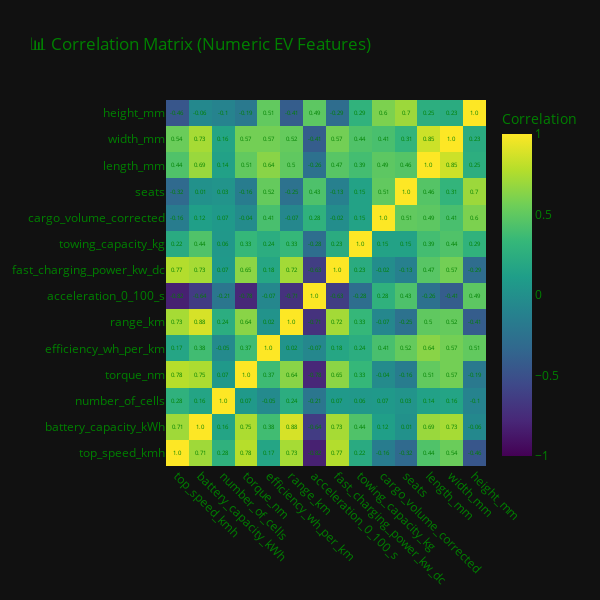

Here is the notebook cell this chart was saved with:
### Markdown cell above
## Correlation Heatmap

### Code cell
import plotly.graph_objects as go
#Compute correlation matrix
corr = data[num_cols].corr().round(2)

#Create heatmap
fig = go.Figure(
    data=go.Heatmap(
        x=corr.columns,
        y=corr.index,
        z=corr.values,
        colorscale='Viridis',
        zmin=-1,
        zmax=1,
        colorbar=dict(
            title=dict(text='Correlation', font=dict(color='green')),
            tickfont=dict(color='green')
        )
    )
)

#Add annotations (correlation values)
for i, row in enumerate(corr.index):
    for j, col in enumerate(corr.columns):
        fig.add_annotation(
            x=col,
            y=row,
            text=str(corr.iloc[i,j]),
            showarrow=False,
            font=dict(color='green', size=6)
        )

#Layout customization
fig.update_layout(
    title='📊 Correlation Matrix (Numeric EV Features)',
    title_font_color='green',
    template='plotly_dark',
    xaxis=dict(tickangle=45, tickfont=dict(color='green')),
    yaxis=dict(tickfont=dict(color='green')),
    width=600,
    height=600
)

#Show figure
fig.show()

### Figure 1 — Plotly figure (JSON) as saved in the notebook; plotly's stock layout.template omitted (floating-point values rounded to 4 significant figures; data arrays with more than 128 entries replaced by an {"elided": "..."} marker saying what was removed)
{"data": [{"colorbar": {"tickfont": {"color": "green"}, "title": {"font": {"color": "green"}, "text": "Correlation"}}, "colorscale": [[0, "#440154"], [0.1111, "#482878"], [0.2222, "#3e4989"], [0.3333, "#31688e"], [0.4444, "#26828e"], [0.5556, "#1f9e89"], [0.6667, "#35b779"], [0.7778, "#6ece58"], [0.8889, "#b5de2b"], [1, "#fde725"]], "type": "heatmap", "x": ["top_speed_kmh", "battery_capacity_kWh", "number_of_cells", "torque_nm", "efficiency_wh_per_km", "range_km", "acceleration_0_100_s", "fast_charging_power_kw_dc", "towing_capacity_kg", "cargo_volume_corrected", "seats", "length_mm", "width_mm", "height_mm"], "y": ["top_speed_kmh", "battery_capacity_kWh", "number_of_cells", "torque_nm", "efficiency_wh_per_km", "range_km", "acceleration_0_100_s", "fast_charging_power_kw_dc", "towing_capacity_kg", "cargo_volume_corrected", "seats", "length_mm", "width_mm", "height_mm"], "z": {"elided": "14x14 float values"}, "zmax": 1, "zmin": -1}], "layout": {"annotations": [{"font": {"color": "green", "size": 6}, "showarrow": false, "text": "1.0", "x": "top_speed_kmh", "y": "top_speed_kmh"}, {"font": {"color": "green", "size": 6}, "showarrow": false, "text": "0.71", "x": "battery_capacity_kWh", "y": "top_speed_kmh"}, {"font": {"color": "green", "size": 6}, "showarrow": false, "text": "0.28", "x": "number_of_cells", "y": "top_speed_kmh"}, {"font": {"color": "green", "size": 6}, "showarrow": false, "text": "0.78", "x": "torque_nm", "y": "top_speed_kmh"}, {"font": {"color": "green", "size": 6}, "showarrow": false, "text": "0.17", "x": "efficiency_wh_per_km", "y": "top_speed_kmh"}, {"font": {"color": "green", "size": 6}, "showarrow": false, "text": "0.73", "x": "range_km", "y": "top_speed_kmh"}, {"font": {"color": "green", "size": 6}, "showarrow": false, "text": "-0.82", "x": "acceleration_0_100_s", "y": "top_speed_kmh"}, {"font": {"color": "green", "size": 6}, "showarrow": false, "text": "0.77", "x": "fast_charging_power_kw_dc", "y": "top_speed_kmh"}, {"font": {"color": "green", "size": 6}, "showarrow": false, "text": "0.22", "x": "towing_capacity_kg", "y": "top_speed_kmh"}, {"font": {"color": "green", "size": 6}, "showarrow": false, "text": "-0.16", "x": "cargo_volume_corrected", "y": "top_speed_kmh"}, {"font": {"color": "green", "size": 6}, "showarrow": false, "text": "-0.32", "x": "seats", "y": "top_speed_kmh"}, {"font": {"color": "green", "size": 6}, "showarrow": false, "text": "0.44", "x": "length_mm", "y": "top_speed_kmh"}, {"font": {"color": "green", "size": 6}, "showarrow": false, "text": "0.54", "x": "width_mm", "y": "top_speed_kmh"}, {"font": {"color": "green", "size": 6}, "showarrow": false, "text": "-0.46", "x": "height_mm", "y": "top_speed_kmh"}, {"font": {"color": "green", "size": 6}, "showarrow": false, "text": "0.71", "x": "top_speed_kmh", "y": "battery_capacity_kWh"}, {"font": {"color": "green", "size": 6}, "showarrow": false, "text": "1.0", "x": "battery_capacity_kWh", "y": "battery_capacity_kWh"}, {"font": {"color": "green", "size": 6}, "showarrow": false, "text": "0.16", "x": "number_of_cells", "y": "battery_capacity_kWh"}, {"font": {"color": "green", "size": 6}, "showarrow": false, "text": "0.75", "x": "torque_nm", "y": "battery_capacity_kWh"}, {"font": {"color": "green", "size": 6}, "showarrow": false, "text": "0.38", "x": "efficiency_wh_per_km", "y": "battery_capacity_kWh"}, {"font": {"color": "green", "size": 6}, "showarrow": false, "text": "0.88", "x": "range_km", "y": "battery_capacity_kWh"}, {"font": {"color": "green", "size": 6}, "showarrow": false, "text": "-0.64", "x": "acceleration_0_100_s", "y": "battery_capacity_kWh"}, {"font": {"color": "green", "size": 6}, "showarrow": false, "text": "0.73", "x": "fast_charging_power_kw_dc", "y": "battery_capacity_kWh"}, {"font": {"color": "green", "size": 6}, "showarrow": false, "text": "0.44", "x": "towing_capacity_kg", "y": "battery_capacity_kWh"}, {"font": {"color": "green", "size": 6}, "showarrow": false, "text": "0.12", "x": "cargo_volume_corrected", "y": "battery_capacity_kWh"}, {"font": {"color": "green", "size": 6}, "showarrow": false, "text": "0.01", "x": "seats", "y": "battery_capacity_kWh"}, {"font": {"color": "green", "size": 6}, "showarrow": false, "text": "0.69", "x": "length_mm", "y": "battery_capacity_kWh"}, {"font": {"color": "green", "size": 6}, "showarrow": false, "text": "0.73", "x": "width_mm", "y": "battery_capacity_kWh"}, {"font": {"color": "green", "size": 6}, "showarrow": false, "text": "-0.06", "x": "height_mm", "y": "battery_capacity_kWh"}, {"font": {"color": "green", "size": 6}, "showarrow": false, "text": "0.28", "x": "top_speed_kmh", "y": "number_of_cells"}, {"font": {"color": "green", "size": 6}, "showarrow": false, "text": "0.16", "x": "battery_capacity_kWh", "y": "number_of_cells"}, {"font": {"color": "green", "size": 6}, "showarrow": false, "text": "1.0", "x": "number_of_cells", "y": "number_of_cells"}, {"font": {"color": "green", "size": 6}, "showarrow": false, "text": "0.07", "x": "torque_nm", "y": "number_of_cells"}, {"font": {"color": "green", "size": 6}, "showarrow": false, "text": "-0.05", "x": "efficiency_wh_per_km", "y": "number_of_cells"}, {"font": {"color": "green", "size": 6}, "showarrow": false, "text": "0.24", "x": "range_km", "y": "number_of_cells"}, {"font": {"color": "green", "size": 6}, "showarrow": false, "text": "-0.21", "x": "acceleration_0_100_s", "y": "number_of_cells"}, {"font": {"color": "green", "size": 6}, "showarrow": false, "text": "0.07", "x": "fast_charging_power_kw_dc", "y": "number_of_cells"}, {"font": {"color": "green", "size": 6}, "showarrow": false, "text": "0.06", "x": "towing_capacity_kg", "y": "number_of_cells"}, {"font": {"color": "green", "size": 6}, "showarrow": false, "text": "0.07", "x": "cargo_volume_corrected", "y": "number_of_cells"}, {"font": {"color": "green", "size": 6}, "showarrow": false, "text": "0.03", "x": "seats", "y": "number_of_cells"}, {"font": {"color": "green", "size": 6}, "showarrow": false, "text": "0.14", "x": "length_mm", "y": "number_of_cells"}, {"font": {"color": "green", "size": 6}, "showarrow": false, "text": "0.16", "x": "width_mm", "y": "number_of_cells"}, {"font": {"color": "green", "size": 6}, "showarrow": false, "text": "-0.1", "x": "height_mm", "y": "number_of_cells"}, {"font": {"color": "green", "size": 6}, "showarrow": false, "text": "0.78", "x": "top_speed_kmh", "y": "torque_nm"}, {"font": {"color": "green", "size": 6}, "showarrow": false, "text": "0.75", "x": "battery_capacity_kWh", "y": "torque_nm"}, {"font": {"color": "green", "size": 6}, "showarrow": false, "text": "0.07", "x": "number_of_cells", "y": "torque_nm"}, {"font": {"color": "green", "size": 6}, "showarrow": false, "text": "1.0", "x": "torque_nm", "y": "torque_nm"}, {"font": {"color": "green", "size": 6}, "showarrow": false, "text": "0.37", "x": "efficiency_wh_per_km", "y": "torque_nm"}, {"font": {"color": "green", "size": 6}, "showarrow": false, "text": "0.64", "x": "range_km", "y": "torque_nm"}, {"font": {"color": "green", "size": 6}, "showarrow": false, "text": "-0.78", "x": "acceleration_0_100_s", "y": "torque_nm"}, {"font": {"color": "green", "size": 6}, "showarrow": false, "text": "0.65", "x": "fast_charging_power_kw_dc", "y": "torque_nm"}, {"font": {"color": "green", "size": 6}, "showarrow": false, "text": "0.33", "x": "towing_capacity_kg", "y": "torque_nm"}, {"font": {"color": "green", "size": 6}, "showarrow": false, "text": "-0.04", "x": "cargo_volume_corrected", "y": "torque_nm"}, {"font": {"color": "green", "size": 6}, "showarrow": false, "text": "-0.16", "x": "seats", "y": "torque_nm"}, {"font": {"color": "green", "size": 6}, "showarrow": false, "text": "0.51", "x": "length_mm", "y": "torque_nm"}, {"font": {"color": "green", "size": 6}, "showarrow": false, "text": "0.57", "x": "width_mm", "y": "torque_nm"}, {"font": {"color": "green", "size": 6}, "showarrow": false, "text": "-0.19", "x": "height_mm", "y": "torque_nm"}, {"font": {"color": "green", "size": 6}, "showarrow": false, "text": "0.17", "x": "top_speed_kmh", "y": "efficiency_wh_per_km"}, {"font": {"color": "green", "size": 6}, "showarrow": false, "text": "0.38", "x": "battery_capacity_kWh", "y": "efficiency_wh_per_km"}, {"font": {"color": "green", "size": 6}, "showarrow": false, "text": "-0.05", "x": "number_of_cells", "y": "efficiency_wh_per_km"}, {"font": {"color": "green", "size": 6}, "showarrow": false, "text": "0.37", "x": "torque_nm", "y": "efficiency_wh_per_km"}, {"font": {"color": "green", "size": 6}, "showarrow": false, "text": "1.0", "x": "efficiency_wh_per_km", "y": "efficiency_wh_per_km"}, {"font": {"color": "green", "size": 6}, "showarrow": false, "text": "0.02", "x": "range_km", "y": "efficiency_wh_per_km"}, {"font": {"color": "green", "size": 6}, "showarrow": false, "text": "-0.07", "x": "acceleration_0_100_s", "y": "efficiency_wh_per_km"}, {"font": {"color": "green", "size": 6}, "showarrow": false, "text": "0.18", "x": "fast_charging_power_kw_dc", "y": "efficiency_wh_per_km"}, {"font": {"color": "green", "size": 6}, "showarrow": false, "text": "0.24", "x": "towing_capacity_kg", "y": "efficiency_wh_per_km"}, {"font": {"color": "green", "size": 6}, "showarrow": false, "text": "0.41", "x": "cargo_volume_corrected", "y": "efficiency_wh_per_km"}, {"font": {"color": "green", "size": 6}, "showarrow": false, "text": "0.52", "x": "seats", "y": "efficiency_wh_per_km"}, {"font": {"color": "green", "size": 6}, "showarrow": false, "text": "0.64", "x": "length_mm", "y": "efficiency_wh_per_km"}, {"font": {"color": "green", "size": 6}, "showarrow": false, "text": "0.57", "x": "width_mm", "y": "efficiency_wh_per_km"}, {"font": {"color": "green", "size": 6}, "showarrow": false, "text": "0.51", "x": "height_mm", "y": "efficiency_wh_per_km"}, {"font": {"color": "green", "size": 6}, "showarrow": false, "text": "0.73", "x": "top_speed_kmh", "y": "range_km"}, {"font": {"color": "green", "size": 6}, "showarrow": false, "text": "0.88", "x": "battery_capacity_kWh", "y": "range_km"}, {"font": {"color": "green", "size": 6}, "showarrow": false, "text": "0.24", "x": "number_of_cells", "y": "range_km"}, {"font": {"color": "green", "size": 6}, "showarrow": false, "text": "0.64", "x": "torque_nm", "y": "range_km"}, {"font": {"color": "green", "size": 6}, "showarrow": false, "text": "0.02", "x": "efficiency_wh_per_km", "y": "range_km"}, {"font": {"color": "green", "size": 6}, "showarrow": false, "text": "1.0", "x": "range_km", "y": "range_km"}, {"font": {"color": "green", "size": 6}, "showarrow": false, "text": "-0.71", "x": "acceleration_0_100_s", "y": "range_km"}, {"font": {"color": "green", "size": 6}, "showarrow": false, "text": "0.72", "x": "fast_charging_power_kw_dc", "y": "range_km"}, {"font": {"color": "green", "size": 6}, "showarrow": false, "text": "0.33", "x": "towing_capacity_kg", "y": "range_km"}, {"font": {"color": "green", "size": 6}, "showarrow": false, "text": "-0.07", "x": "cargo_volume_corrected", "y": "range_km"}, {"font": {"color": "green", "size": 6}, "showarrow": false, "text": "-0.25", "x": "seats", "y": "range_km"}, {"font": {"color": "green", "size": 6}, "showarrow": false, "text": "0.5", "x": "length_mm", "y": "range_km"}, {"font": {"color": "green", "size": 6}, "showarrow": false, "text": "0.52", "x": "width_mm", "y": "range_km"}, {"font": {"color": "green", "size": 6}, "showarrow": false, "text": "-0.41", "x": "height_mm", "y": "range_km"}, {"font": {"color": "green", "size": 6}, "showarrow": false, "text": "-0.82", "x": "top_speed_kmh", "y": "acceleration_0_100_s"}, {"font": {"color": "green", "size": 6}, "showarrow": false, "text": "-0.64", "x": "battery_capacity_kWh", "y": "acceleration_0_100_s"}, {"font": {"color": "green", "size": 6}, "showarrow": false, "text": "-0.21", "x": "number_of_cells", "y": "acceleration_0_100_s"}, {"font": {"color": "green", "size": 6}, "showarrow": false, "text": "-0.78", "x": "torque_nm", "y": "acceleration_0_100_s"}, {"font": {"color": "green", "size": 6}, "showarrow": false, "text": "-0.07", "x": "efficiency_wh_per_km", "y": "acceleration_0_100_s"}, {"font": {"color": "green", "size": 6}, "showarrow": false, "text": "-0.71", "x": "range_km", "y": "acceleration_0_100_s"}, {"font": {"color": "green", "size": 6}, "showarrow": false, "text": "1.0", "x": "acceleration_0_100_s", "y": "acceleration_0_100_s"}, {"font": {"color": "green", "size": 6}, "showarrow": false, "text": "-0.63", "x": "fast_charging_power_kw_dc", "y": "acceleration_0_100_s"}, {"font": {"color": "green", "size": 6}, "showarrow": false, "text": "-0.28", "x": "towing_capacity_kg", "y": "acceleration_0_100_s"}, {"font": {"color": "green", "size": 6}, "showarrow": false, "text": "0.28", "x": "cargo_volume_corrected", "y": "acceleration_0_100_s"}, {"font": {"color": "green", "size": 6}, "showarrow": false, "text": "0.43", "x": "seats", "y": "acceleration_0_100_s"}, {"font": {"color": "green", "size": 6}, "showarrow": false, "text": "-0.26", "x": "length_mm", "y": "acceleration_0_100_s"}, {"font": {"color": "green", "size": 6}, "showarrow": false, "text": "-0.41", "x": "width_mm", "y": "acceleration_0_100_s"}, {"font": {"color": "green", "size": 6}, "showarrow": false, "text": "0.49", "x": "height_mm", "y": "acceleration_0_100_s"}, {"font": {"color": "green", "size": 6}, "showarrow": false, "text": "0.77", "x": "top_speed_kmh", "y": "fast_charging_power_kw_dc"}, {"font": {"color": "green", "size": 6}, "showarrow": false, "text": "0.73", "x": "battery_capacity_kWh", "y": "fast_charging_power_kw_dc"}, {"font": {"color": "green", "size": 6}, "showarrow": false, "text": "0.07", "x": "number_of_cells", "y": "fast_charging_power_kw_dc"}, {"font": {"color": "green", "size": 6}, "showarrow": false, "text": "0.65", "x": "torque_nm", "y": "fast_charging_power_kw_dc"}, {"font": {"color": "green", "size": 6}, "showarrow": false, "text": "0.18", "x": "efficiency_wh_per_km", "y": "fast_charging_power_kw_dc"}, {"font": {"color": "green", "size": 6}, "showarrow": false, "text": "0.72", "x": "range_km", "y": "fast_charging_power_kw_dc"}, {"font": {"color": "green", "size": 6}, "showarrow": false, "text": "-0.63", "x": "acceleration_0_100_s", "y": "fast_charging_power_kw_dc"}, {"font": {"color": "green", "size": 6}, "showarrow": false, "text": "1.0", "x": "fast_charging_power_kw_dc", "y": "fast_charging_power_kw_dc"}, {"font": {"color": "green", "size": 6}, "showarrow": false, "text": "0.23", "x": "towing_capacity_kg", "y": "fast_charging_power_kw_dc"}, {"font": {"color": "green", "size": 6}, "showarrow": false, "text": "-0.02", "x": "cargo_volume_corrected", "y": "fast_charging_power_kw_dc"}, {"font": {"color": "green", "size": 6}, "showarrow": false, "text": "-0.13", "x": "seats", "y": "fast_charging_power_kw_dc"}, {"font": {"color": "green", "size": 6}, "showarrow": false, "text": "0.47", "x": "length_mm", "y": "fast_charging_power_kw_dc"}, {"font": {"color": "green", "size": 6}, "showarrow": false, "text": "0.57", "x": "width_mm", "y": "fast_charging_power_kw_dc"}, {"font": {"color": "green", "size": 6}, "showarrow": false, "text": "-0.29", "x": "height_mm", "y": "fast_charging_power_kw_dc"}, {"font": {"color": "green", "size": 6}, "showarrow": false, "text": "0.22", "x": "top_speed_kmh", "y": "towing_capacity_kg"}, {"font": {"color": "green", "size": 6}, "showarrow": false, "text": "0.44", "x": "battery_capacity_kWh", "y": "towing_capacity_kg"}, {"font": {"color": "green", "size": 6}, "showarrow": false, "text": "0.06", "x": "number_of_cells", "y": "towing_capacity_kg"}, {"font": {"color": "green", "size": 6}, "showarrow": false, "text": "0.33", "x": "torque_nm", "y": "towing_capacity_kg"}, {"font": {"color": "green", "size": 6}, "showarrow": false, "text": "0.24", "x": "efficiency_wh_per_km", "y": "towing_capacity_kg"}, {"font": {"color": "green", "size": 6}, "showarrow": false, "text": "0.33", "x": "range_km", "y": "towing_capacity_kg"}, {"font": {"color": "green", "size": 6}, "showarrow": false, "text": "-0.28", "x": "acceleration_0_100_s", "y": "towing_capacity_kg"}, {"font": {"color": "green", "size": 6}, "showarrow": false, "text": "0.23", "x": "fast_charging_power_kw_dc", "y": "towing_capacity_kg"}, {"font": {"color": "green", "size": 6}, "showarrow": false, "text": "1.0", "x": "towing_capacity_kg", "y": "towing_capacity_kg"}, {"font": {"color": "green", "size": 6}, "showarrow": false, "text": "0.15", "x": "cargo_volume_corrected", "y": "towing_capacity_kg"}, {"font": {"color": "green", "size": 6}, "showarrow": false, "text": "0.15", "x": "seats", "y": "towing_capacity_kg"}, {"font": {"color": "green", "size": 6}, "showarrow": false, "text": "0.39", "x": "length_mm", "y": "towing_capacity_kg"}, {"font": {"color": "green", "size": 6}, "showarrow": false, "text": "0.44", "x": "width_mm", "y": "towing_capacity_kg"}, {"font": {"color": "green", "size": 6}, "showarrow": false, "text": "0.29", "x": "height_mm", "y": "towing_capacity_kg"}, {"font": {"color": "green", "size": 6}, "showarrow": false, "text": "-0.16", "x": "top_speed_kmh", "y": "cargo_volume_corrected"}, {"font": {"color": "green", "size": 6}, "showarrow": false, "text": "0.12", "x": "battery_capacity_kWh", "y": "cargo_volume_corrected"}, {"font": {"color": "green", "size": 6}, "showarrow": false, "text": "0.07", "x": "number_of_cells", "y": "cargo_volume_corrected"}, {"font": {"color": "green", "size": 6}, "showarrow": false, "text": "-0.04", "x": "torque_nm", "y": "cargo_volume_corrected"}, {"font": {"color": "green", "size": 6}, "showarrow": false, "text": "0.41", "x": "efficiency_wh_per_km", "y": "cargo_volume_corrected"}, {"font": {"color": "green", "size": 6}, "showarrow": false, "text": "-0.07", "x": "range_km", "y": "cargo_volume_corrected"}, {"font": {"color": "green", "size": 6}, "showarrow": false, "text": "0.28", "x": "acceleration_0_100_s", "y": "cargo_volume_corrected"}, {"font": {"color": "green", "size": 6}, "showarrow": false, "text": "-0.02", "x": "fast_charging_power_kw_dc", "y": "cargo_volume_corrected"}, {"font": {"color": "green", "size": 6}, "showarrow": false, "text": "0.15", "x": "towing_capacity_kg", "y": "cargo_volume_corrected"}, {"font": {"color": "green", "size": 6}, "showarrow": false, "text": "1.0", "x": "cargo_volume_corrected", "y": "cargo_volume_corrected"}, {"font": {"color": "green", "size": 6}, "showarrow": false, "text": "0.51", "x": "seats", "y": "cargo_volume_corrected"}, {"font": {"color": "green", "size": 6}, "showarrow": false, "text": "0.49", "x": "length_mm", "y": "cargo_volume_corrected"}, {"font": {"color": "green", "size": 6}, "showarrow": false, "text": "0.41", "x": "width_mm", "y": "cargo_volume_corrected"}, {"font": {"color": "green", "size": 6}, "showarrow": false, "text": "0.6", "x": "height_mm", "y": "cargo_volume_corrected"}, {"font": {"color": "green", "size": 6}, "showarrow": false, "text": "-0.32", "x": "top_speed_kmh", "y": "seats"}, {"font": {"color": "green", "size": 6}, "showarrow": false, "text": "0.01", "x": "battery_capacity_kWh", "y": "seats"}, {"font": {"color": "green", "size": 6}, "showarrow": false, "text": "0.03", "x": "number_of_cells", "y": "seats"}, {"font": {"color": "green", "size": 6}, "showarrow": false, "text": "-0.16", "x": "torque_nm", "y": "seats"}, {"font": {"color": "green", "size": 6}, "showarrow": false, "text": "0.52", "x": "efficiency_wh_per_km", "y": "seats"}, {"font": {"color": "green", "size": 6}, "showarrow": false, "text": "-0.25", "x": "range_km", "y": "seats"}, {"font": {"color": "green", "size": 6}, "showarrow": false, "text": "0.43", "x": "acceleration_0_100_s", "y": "seats"}, {"font": {"color": "green", "size": 6}, "showarrow": false, "text": "-0.13", "x": "fast_charging_power_kw_dc", "y": "seats"}, {"font": {"color": "green", "size": 6}, "showarrow": false, "text": "0.15", "x": "towing_capacity_kg", "y": "seats"}, {"font": {"color": "green", "size": 6}, "showarrow": false, "text": "0.51", "x": "cargo_volume_corrected", "y": "seats"}, {"font": {"color": "green", "size": 6}, "showarrow": false, "text": "1.0", "x": "seats", "y": "seats"}, {"font": {"color": "green", "size": 6}, "showarrow": false, "text": "0.46", "x": "length_mm", "y": "seats"}, {"font": {"color": "green", "size": 6}, "showarrow": false, "text": "0.31", "x": "width_mm", "y": "seats"}, {"font": {"color": "green", "size": 6}, "showarrow": false, "text": "0.7", "x": "height_mm", "y": "seats"}, {"font": {"color": "green", "size": 6}, "showarrow": false, "text": "0.44", "x": "top_speed_kmh", "y": "length_mm"}, {"font": {"color": "green", "size": 6}, "showarrow": false, "text": "0.69", "x": "battery_capacity_kWh", "y": "length_mm"}, {"font": {"color": "green", "size": 6}, "showarrow": false, "text": "0.14", "x": "number_of_cells", "y": "length_mm"}, {"font": {"color": "green", "size": 6}, "showarrow": false, "text": "0.51", "x": "torque_nm", "y": "length_mm"}, {"font": {"color": "green", "size": 6}, "showarrow": false, "text": "0.64", "x": "efficiency_wh_per_km", "y": "length_mm"}, {"font": {"color": "green", "size": 6}, "showarrow": false, "text": "0.5", "x": "range_km", "y": "length_mm"}, {"font": {"color": "green", "size": 6}, "showarrow": false, "text": "-0.26", "x": "acceleration_0_100_s", "y": "length_mm"}, {"font": {"color": "green", "size": 6}, "showarrow": false, "text": "0.47", "x": "fast_charging_power_kw_dc", "y": "length_mm"}, {"font": {"color": "green", "size": 6}, "showarrow": false, "text": "0.39", "x": "towing_capacity_kg", "y": "length_mm"}, {"font": {"color": "green", "size": 6}, "showarrow": false, "text": "0.49", "x": "cargo_volume_corrected", "y": "length_mm"}, {"font": {"color": "green", "size": 6}, "showarrow": false, "text": "0.46", "x": "seats", "y": "length_mm"}, {"font": {"color": "green", "size": 6}, "showarrow": false, "text": "1.0", "x": "length_mm", "y": "length_mm"}, {"font": {"color": "green", "size": 6}, "showarrow": false, "text": "0.85", "x": "width_mm", "y": "length_mm"}, {"font": {"color": "green", "size": 6}, "showarrow": false, "text": "0.25", "x": "height_mm", "y": "length_mm"}, {"font": {"color": "green", "size": 6}, "showarrow": false, "text": "0.54", "x": "top_speed_kmh", "y": "width_mm"}, {"font": {"color": "green", "size": 6}, "showarrow": false, "text": "0.73", "x": "battery_capacity_kWh", "y": "width_mm"}, {"font": {"color": "green", "size": 6}, "showarrow": false, "text": "0.16", "x": "number_of_cells", "y": "width_mm"}, {"font": {"color": "green", "size": 6}, "showarrow": false, "text": "0.57", "x": "torque_nm", "y": "width_mm"}, {"font": {"color": "green", "size": 6}, "showarrow": false, "text": "0.57", "x": "efficiency_wh_per_km", "y": "width_mm"}, {"font": {"color": "green", "size": 6}, "showarrow": false, "text": "0.52", "x": "range_km", "y": "width_mm"}, {"font": {"color": "green", "size": 6}, "showarrow": false, "text": "-0.41", "x": "acceleration_0_100_s", "y": "width_mm"}, {"font": {"color": "green", "size": 6}, "showarrow": false, "text": "0.57", "x": "fast_charging_power_kw_dc", "y": "width_mm"}, {"font": {"color": "green", "size": 6}, "showarrow": false, "text": "0.44", "x": "towing_capacity_kg", "y": "width_mm"}, {"font": {"color": "green", "size": 6}, "showarrow": false, "text": "0.41", "x": "cargo_volume_corrected", "y": "width_mm"}, {"font": {"color": "green", "size": 6}, "showarrow": false, "text": "0.31", "x": "seats", "y": "width_mm"}, {"font": {"color": "green", "size": 6}, "showarrow": false, "text": "0.85", "x": "length_mm", "y": "width_mm"}, {"font": {"color": "green", "size": 6}, "showarrow": false, "text": "1.0", "x": "width_mm", "y": "width_mm"}, {"font": {"color": "green", "size": 6}, "showarrow": false, "text": "0.23", "x": "height_mm", "y": "width_mm"}, {"font": {"color": "green", "size": 6}, "showarrow": false, "text": "-0.46", "x": "top_speed_kmh", "y": "height_mm"}, {"font": {"color": "green", "size": 6}, "showarrow": false, "text": "-0.06", "x": "battery_capacity_kWh", "y": "height_mm"}, {"font": {"color": "green", "size": 6}, "showarrow": false, "text": "-0.1", "x": "number_of_cells", "y": "height_mm"}, {"font": {"color": "green", "size": 6}, "showarrow": false, "text": "-0.19", "x": "torque_nm", "y": "height_mm"}, {"font": {"color": "green", "size": 6}, "showarrow": false, "text": "0.51", "x": "efficiency_wh_per_km", "y": "height_mm"}, {"font": {"color": "green", "size": 6}, "showarrow": false, "text": "-0.41", "x": "range_km", "y": "height_mm"}, {"font": {"color": "green", "size": 6}, "showarrow": false, "text": "0.49", "x": "acceleration_0_100_s", "y": "height_mm"}, {"font": {"color": "green", "size": 6}, "showarrow": false, "text": "-0.29", "x": "fast_charging_power_kw_dc", "y": "height_mm"}, {"font": {"color": "green", "size": 6}, "showarrow": false, "text": "0.29", "x": "towing_capacity_kg", "y": "height_mm"}, {"font": {"color": "green", "size": 6}, "showarrow": false, "text": "0.6", "x": "cargo_volume_corrected", "y": "height_mm"}, {"font": {"color": "green", "size": 6}, "showarrow": false, "text": "0.7", "x": "seats", "y": "height_mm"}, {"font": {"color": "green", "size": 6}, "showarrow": false, "text": "0.25", "x": "length_mm", "y": "height_mm"}, {"font": {"color": "green", "size": 6}, "showarrow": false, "text": "0.23", "x": "width_mm", "y": "height_mm"}, {"font": {"color": "green", "size": 6}, "showarrow": false, "text": "1.0", "x": "height_mm", "y": "height_mm"}], "height": 600, "title": {"font": {"color": "green"}, "text": "📊 Correlation Matrix (Numeric EV Features)"}, "width": 600, "xaxis": {"tickangle": 45, "tickfont": {"color": "green"}}, "yaxis": {"tickfont": {"color": "green"}}}}
